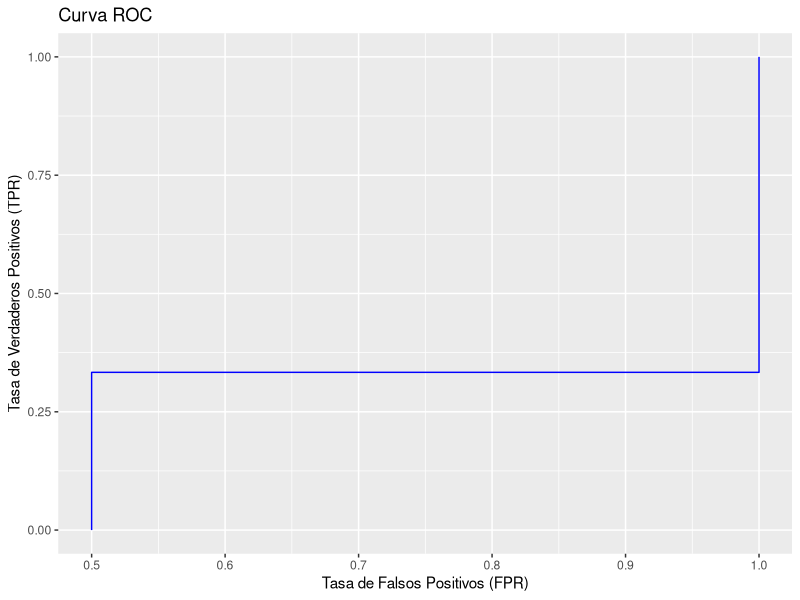
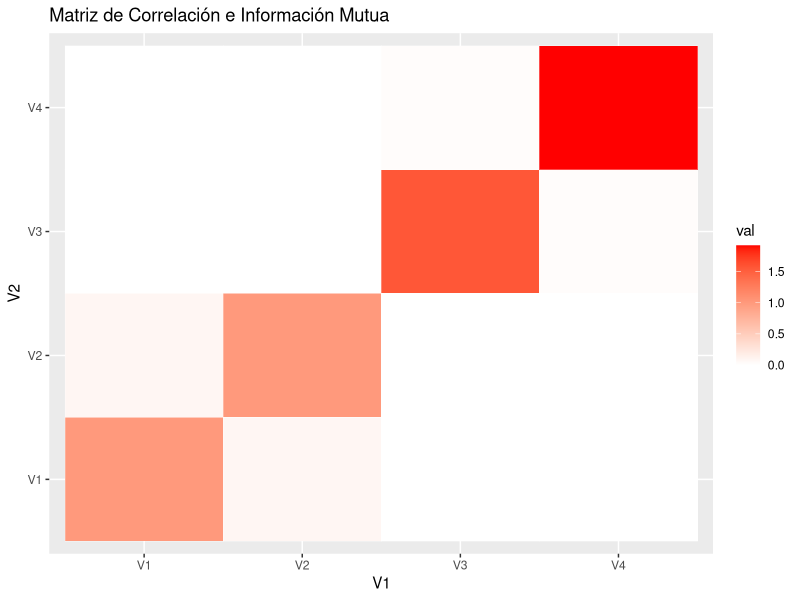

Write the R code that produced these figures, in order.
## ---- chunk 1
knitr::opts_chunk$set(echo = TRUE)
## ---- chunk 2
discretize_v <- function(x, num.bins = NULL, method = 1, cut.points = NULL) {
  # Se convierte la variable x en un vector (as.matrix) y se crea un vector con 0 para el atributo discretizado
  atributo <- as.matrix(x)
  atributo_discretizado <- matrix(0, nrow = nrow(atributo), ncol = 1)
  
  # Si cut.points está vacío, se tiene en cuenta el párametro "method"
  if (is.null(cut.points)){
    
    # Vector de ceros para guardar los puntos de corte
    cortes <- matrix(0, nrow = as.numeric(num.bins+1), ncol = 1)
    
    # Método igual anchura (uniformemente distribuidos en el rango de los valores)
    if (method == 1){
      
      #Se calcula el valor entre los intervalos
      valor_min <- min(atributo)
      valor_max <- max(atributo)
      valor_intervalo <- (valor_max - valor_min) / num.bins
      
      # Se calculan los cortes con esos intervalos
      for (i in 1:num.bins) {
        cortes[i+1,] <- valor_min + i * valor_intervalo
      }
      
      # Se añaden -infinito e infinito al principio y final de los cortes para poder utilizarlo con futuros datos
      cortes[1,] <- -Inf
      cortes[num.bins+1,]<-Inf
      
      # Si el valor de la variable está dentro del intervalo, se le asigna ese intervalo (I + número de intervalo)
      for (i in 1:num.bins) {
        for (n in 1:nrow(atributo_discretizado)){
          if(atributo[n,] > cortes[i] & atributo[n,] <= cortes[i+1]){
            atributo_discretizado[n,] <- paste("I", i, sep = "")
            }
          }
        }
      }

    # Método igual frecuencia (misma cantidad de valores en los intervalos)
    else if (method == 2) {
      
      # Calcular el valor entero y el del residuo de la división entre la cantidad de elementos y la cantidad de intervalos (para saber si son mútliplos o no)
      valor_entero <- nrow(atributo)%/%num.bins
      valor_residuo <- nrow(atributo)%%num.bins
      
      # Ordenar los valores del atributo
      valores_ordenados <- order(atributo)
      
      cont <- 0
      
      # Se crea un vector de 1s para guardar la secuencia de índices de los datos que servirá para dividirlos después en intervalos
      seq <- matrix(1, nrow = num.bins + 1, ncol = 1)
      
      # Se le dan valores a la secuencia: El primer valor será el índice 1 (el valor más pequeño)
      # Se le irá sumando el valor entero de la división, que será la cantidad de elementos que habrá en cara intervalo
      # Se consiguen los índices que definen los intervalos
      for (i in 1:num.bins){
        seq[i+1,] <- seq[i,] + valor_entero
      }
      
      # Si la cantidad de intervalso y la cantidad de elementos en la variable no son múltiplos, se imprimirá una advertencia. 
      # Los primeros "valor_residuo" intervalos tendrán un elemento más que el resto
        if (valor_residuo!=0){
          print("¡Cuidado! El número de elementos en la variable no es multiplo de la cantidad de intervalos")
          
          # Se calcula la nueva sequencia para que los primeros intervalos tengan un elemento más
           for (res in 1:valor_residuo){
            seq[(res+1):nrow(seq),] <- seq[(res+1):nrow(seq),] + 1
        }
      }
      
      for (i in 1:(nrow(seq)-1)){
        cont <- cont + 1
        
        # Se calculan los índices de los elementos para cada intervalo
        indices<-valores_ordenados[seq[i,]:(seq[i+1,]-1)]
        
        # A los valores con esos índices se les asigna ese intervalo
        atributo_discretizado[indices] <- paste("I", cont, sep = "")
            
        # Se guarda el valor máximo del intervalo actual como un punto de corte
        max_valor <- max(atributo[indices])
        cortes[cont+1,] <- max_valor
        }
      
      # Se les agrega -infinito e infinito al principio y final
      cortes[nrow(cortes),1] <- Inf
      cortes[1,] <- -Inf
  }

    # Si se le dá a la función los puntos de corte, se utiliza ese dato (se ignora el método seleccionado)
    else{
      cut.points <- as.matrix(cut.points)
      
      # Se crea una matriz de 0s para adaptar los cortes devueltos
      cortes <- matrix(0, nrow = nrow(cut.points)+2, ncol = 1)
      
      # Se añade -infinito e infinito
      cortes[1] <- -Inf
      cortes[nrow(cut.points)+2] <- Inf
    
      # Se añaden los puntos de corte
      for(c in 1:nrow(cut.points)){
        cortes[c+1]<-cut.points[c]
      }
  
      # Con esos puntos de corte, se le asigna a cada valor un intervalo
      for (i in 1:nrow(cortes)) {
        for (n in 1:nrow(atributo_discretizado)){
          if(atributo[n,] > cortes[i] & atributo[n,] <= cortes[i+1]){
            atributo_discretizado[n,] <- paste("I", i, sep = "")
          }
        }
      }
    }
  }
  return(list(variable = atributo_discretizado, cortes = cortes))
}
## ---- chunk 3
variable <-sample(1:10, 10)
discretize_v(variable, num.bins = 3, method = 1)
## ---- chunk 4
discretize_v(variable, num.bins = 4, method = 2)
## ---- chunk 5
discretize_dataset <- function(x, num.bins = NULL, method = 1, cut.points = NULL) {
  dataset <- as.matrix(x)
  
  # Se crea una matriz de 0s para guardar los valores del dataset discretizado y de los cortes
  dataset_discretizado <- matrix(0, nrow = nrow(dataset), ncol = ncol(dataset))
  cortes <- matrix(0, nrow = (num.bins + 1), ncol=ncol(dataset))

  # La discretización se hace por columnas
  for (l in 1:ncol(dataset)){ 
    
    # Se calcula el atributo (la columna) que se va a discretizar
    atributo <- as.matrix(dataset[,l])
    
    # Se utiliza la función para discretizar variables para conseguir los intervalos y los puntos de corte de la columna actual
    resultado <- discretize_v(atributo, num.bins = num.bins, method = method, cut.points = cut.points)
    dataset_discretizado[,l] <- resultado$variable
    cortes[,l] <- resultado$cortes
  }
  return(list(dataset_discretizado, cortes))
}
## ---- chunk 6
x <- data.frame(V1 = sample(1:100, 10, replace = TRUE),
V2 = runif(10, min = 0, max = 1),
V3 = rnorm(10, mean = 50, sd = 10))

discretize_dataset(x, num.bins = 3, method = 1)
## ---- chunk 7
discretize_dataset(x, num.bins = 5, method = 2)
## ---- chunk 8
metrics <- function(dataset, clase_bin){
  # Se crean vectores vacíos para guardar los resultados de las métricas
  v <- c() # Para guardar las varianzas
  a <- c() # Para los AUC
  e <- c() # Para la entropía
  
  # Se crean vectores vacíos para guardar los números de columna al que pertenecen las métricas
  colv <- c() # Para las columnas de las varianzas
  cole <- c() # Para los de la entropía
  cola <- c() # Para los del AUC

  # Se calcularán las métricas por columna: atributo = columna actual
  for (j in 1:ncol(dataset)) {
    atributo <- as.matrix(dataset[,j])
    
    # Si la clase de dato es "integer" o "factor" (variables contínuas), se calculará el AUC y la varianza
    if (atributo[1,] - as.integer(atributo[1,]) !=0){
      
      # Se utiliza la función para calcular la varianza implementada más adelante y se cuarda el resultado en el vector
      v <- c(v, varianzas_function(atributo))
      
      # Se guarda el número de columna en el vector
      colv <- c(colv, j)
      
      # Se crea la matriz con el atributo y la clase binaria para pasársela a la función implementada más adelante para calcular el AUC
      data_auc <- matrix(0, nrow = nrow(atributo), ncol = 2)
      data_auc[,1] <- atributo
      data_auc[,2] <- as.matrix(clase_bin)
      
      # Se calcula el AUC y se guarda en el vector
      a <- c(a, auc_function(data_auc)$AUC)
      
      # Se guarda el número de columna
      cola <- c(cola, j)
    }
    
    # Si la clase de datos es discreta, se calculará la entropía
    else{
      
      # Se calcula la entroía con la funciónimplementada más adelante y se guarda el valor en el vector
      e <- c(e, entropy_function(atributo))
      
      # Se guarda el número de columna
      cole <- c(cole, j)
    }
    
    # Se crean listas con las métricas calculadas y sus columnas
    entropy <- list(value = e, col = cole)
    auc <- list(value = a, col = cola)
    varianza <- list(value = v, col = colv)

  }
  return(list(varianza = varianza, auc = auc, entropy = entropy))
}


# Función para calcular la varianza
varianzas_function <- function(atributo) {

  # Calcular la media de la columna
  media <- sum(atributo) / length(atributo)

  sum_square <- 0
  
  # Calcular la suma de los cuadrados de las diferencias con la media
  for (i in 1:length(atributo)) {
    sum_square <- sum_square + (atributo[i] - media)^2
  }

  # Calcular la varianza
  varianza <- sum_square / (length(atributo) - 1)

  return(varianza)
}


# Función para calcular la entropía
entropy_function <- function(x) {
  
  # Se consiguen los valores únicos y la cantidad de elementos en la variable (n)
  valores <- unique(x)
  n <- length(x)
  
  # Se crea un vector de 0s para guarar las probabilidades
  probabilidades <- matrix(0, nrow = length(valores), ncol = 1)

  # Se calcula las probabilidad de cada valor único (el porcentaje de ese elemento en la variable)
  for (i in 1:length(valores)) {
    c <- 0
    for (j in 1:n) {
      if (x[j] == valores[i]) {
        c <- c + 1
      }
    }
    probabilidades[i] <- c / n
  }

  # Se calcula la entropía
  entropia <- 0
  for (p in probabilidades) {
    entropia <- entropia - p * (log(p) / log(2))
  }
  return(entropia)
}


# Función para calcular el AUC
auc_function <- function(dataset) {
  
  # Ordenar el dataset (la primera columna con los valores de la variable)
  dataset_ordenada <- dataset[order(dataset[,1], decreasing = TRUE), ]
   
  # Calcular la cantidad de positivos (sumando la cantidad de TRUE) y la cantidad de negativos (FALSE)
  num_positivos <- sum(dataset_ordenada[,2] == TRUE)
  num_negativos <- sum(dataset_ordenada[,2] == FALSE)

  TP <- 0
  FP <- 0
  TPRs <- c()
  FPRs <- c()

  # Se calcula la media de la variable. Los elementos mayores que la media serán considerados como positivos y los menores como negativos
  media <- sum(dataset_ordenada[,0])/nrow(dataset_ordenada)
  
  for (i in 1:nrow(dataset_ordenada)) {
    # Se calcula la cantidad de true positives (los elementos predichos como TRUE y que son en realdiad TRUE)
    if (dataset_ordenada[i, 1] >= media){
      if (dataset_ordenada[i, 2] == TRUE) {
        TP <- TP + 1
      }
    # Se calcula la cantidad de false positives (los elementos predichos como TRUE y que son en realdiad FALSE)
      else {
        FP <- FP + 1
      }
    }

    # Se calcula el ratio de los true positives y de los false positives
    TPR <- TP / num_positivos
    FPR <- FP / num_negativos
  
    TPRs <- c(TPRs, TPR)
    FPRs <- c(FPRs, FPR)
  }

  # Calcular el AUC usando el método del trapecio: sumar al AUC anterior la base (el ratio de falsos positivos) * la altura (el ratio del verdadero positivo)
  AUC <- 0
  for (i in 2:length(TPRs)) {
    base <- FPRs[i] - FPRs[i - 1]
    altura <- (TPRs[i] + TPRs[i - 1]) / 2
    AUC <- AUC + base * altura
  }
  return(list(TPR = TPRs, FPR = FPRs, AUC = AUC))
 }
## ---- chunk 9
df <- data.frame(
continua1 = c(1.5, 2.3, 3.1, 4.6, 5.8),
continua2 = c(10.2, 15.6, 20.1, 25.5, 30.0),
discreta1 = c(1, 2, 3, 4, 5))
clase <- c(TRUE, TRUE, FALSE, TRUE, FALSE)

metrics(df, clase_bin = clase)
## ---- chunk 10
# Función para normalizar una variable
normalizar_variable <- function(variable) {
  
  # Solo se normaliza la variable si es numerica
  if (class(variable) == "numeric"){
    
    # Se normaliza la variable utilizandoel método max - min
    variable_normalizada <- as.matrix(variable - min(variable))/(max(variable - min(variable)))
  }
  return (variable_normalizada)
}
## ---- chunk 11
variable <- c(1.5, 2.3, 3.1, 4.6, 5.8)

normalizar_variable(variable)
## ---- chunk 12
# Función para normalizar un dataset
normalizar_dataset <- function(dataset) {
  
  # Se hace una copia del dataset que se quiere normalizar
  dataset_normalizado <- dataset
  for (j in 1:length(dataset)) {
      
    # se calcula la variable normalizada con la función implementada anteriormente y se guarda en la columna actual
    dataset_normalizado[,j] <- normalizar_variable(dataset[,j])
  }
  return(dataset_normalizado)
}
## ---- chunk 13
df <- data.frame(
V1 = c(1.5, 2.3, 3.1, 4.6, 5.8),
V2 = c(10.2, 15.6, 20.1, 25.5, 30.0),
V3 = c(1.1, 2.2, 1.3, 1.4, 0.95))

normalizar_dataset(df)
## ---- chunk 14
# Función para estandarizar una variable
estandarizar_variable <- function(variable) {
  
  # Solo se estandarizan las variables numéricas
  if (class(variable) == "numeric"){
    
    # Se estandariza la variable eliminando a cada elemento la media y dividiéndolo por la desviación estandar
    variable_estandarizada <- (variable - mean(variable)) / sqrt(sum((variable - mean(variable))^2))
  }
  return (as.matrix(variable_estandarizada))
}
## ---- chunk 15
variable <- c(1.5, 2.3, 3.1, 4.6, 5.8)

estandarizar_variable(variable)
## ---- chunk 16
# Función para estandarizar un dataset
estandarizar_dataset <- function(dataset) {
  
  # Se hace una copia del dataset que se quiere estandarizar
  dataset_estandarizado <- dataset
  
  for (j in 1:length(dataset)) {
    
    # Se estandariza la columna del dataset utilizando la función implementada anteriormente
    dataset_estandarizado[,j] <- estandarizar_variable(dataset[,j])
  }
  return(dataset_estandarizado)
}
## ---- chunk 17
df <- data.frame(
V1 = c(1.5, 2.3, 3.1, 4.6, 5.8),
V2 = c(10.2, 15.6, 20.1, 25.5, 30.0),
V3 = c(1.1, 2.2, 1.3, 1.4, 0.95))

estandarizar_dataset(df)
## ---- chunk 18
# Función para filtrar un dataset en base a una métrica y una condición
filtrar_dataset <- function (dataset, clase_bin = NULL, metric = "entropia", condition = ">1"){
  
  # Se divide la condición (string) por carácteres
  condition <- strsplit(condition,"")
  
  # Se genera un operador matemático con el primer caracter
  operador <- match.fun(condition[[1]][1])
  
  # Se consigue el valor de la condición con el segundo caracter y se convierte en número
  valor <-  as.numeric(paste(condition[[1]][2:length(condition[[1]])], collapse = ""))
  
  # Se calculan las métricas con la función implementada anteriormente
  results <- metrics(dataset, clase_bin)
  
  columnas <- c()
  count <- 1

  # Si la métrica elegida es la entropía:
  if (metric == "entropia"){
    
    # Se guarda las entropías calculadas y sus columnas
    entropias <- results$entropy$value
    col <- results$entropy$col
    
    # Por cada valor de entropía (cantidad de variables discretas) se ve si cumple la condición establecida
    for (e in entropias){
      if (operador(e, valor)){
        
        # Se guardan solo las columnas que cumplan la condición
        columnas <- c(columnas, col[count])
      }
      # Se sigue un contador para saber qué columna cumplen la condición
      count <- count + 1
    }
  }

  # Si la métrica elegida es el AUC
  else if (metric == "AUC"){
    
    # Se guardan los resultados del AUC y sus columnas
    AUC <- results$auc$value
    col <- results$auc$col
    
    # Por cada AUC calculado, se ve si cumple la condición establecida
    for (a in AUC){
      if (operador(a, valor)){
        
        # Se guardan solo las columnas que cumplen la condición
        columnas <- c(columnas, col[count])
      }
      count <- count + 1
    }
  }
  
  # Si la métrica elegida es la varianza 
  else if (metric == "varianza"){
    
    # Se guardan los resultados de las varianzas y las columnas
    varianza <- results$varianza$value
    col <- results$varianza$col
    
    # Por cada varianza se ve si cumplen la condición y se guaran las columnas de las que la cumplen
    for (v in varianza){
      if (operador(v, valor)){
        columnas <- c(columnas, col[count])
      }
      count <- count + 1
    }
  }
  
  # Se genera un dataset filtrado con las columnas de las que se ha calculado la métrica y que cumplan la condición
  dataset_filtrado <- as.matrix(dataset[,columnas])

  return(dataset_filtrado)
}
## ---- chunk 19
df <- data.frame(
V1 = c(1.5, 2.3, 3.1, 4.6, 5.8),
V2 = c(10.2, 15.6, 20.1, 25.5, 30.0),
V3 = c(1, 2, 3, 4, 5))
clase <- c(TRUE, TRUE, FALSE, TRUE, FALSE)

filtrar_dataset(df, clase_bin = clase, metric = "AUC", condition = ">0.1")
## ---- chunk 20
# Función para calcular la correlación y la información mútua
calcular_correlacion_mutua <- function(dataset) {
  n <- ncol(dataset)
  
  # Se crea una matriz de 0s para guardar los resultados
  correlacion_matriz <- matrix(0, ncol = n, nrow = n)
  colnames(correlacion_matriz) <- names(dataset)
  rownames(correlacion_matriz) <- names(dataset)

  for (i in 1:n) {
    for (j in i:n) {
      if (class(dataset[[i]])=="numeric" && class(dataset[[j]])=="numeric") {
        
        # Se calcula la correlación de Pearson para variables continuas con la función creada más adelante
        correlacion_matriz[i, j] <- calcular_pearson(dataset[[i]], dataset[[j]])
        
      } else if (class(dataset[[i]])=="factor" && class(dataset[[j]])=="factor") {
        
        # Se calcula la información mutua para variables categóricas con la función creada más adelante
        correlacion_matriz[i, j] <- informacion_mutua(dataset[[i]], dataset[[j]])
      } 
      
      # La matriz es simétrica, por lo que se rellenan los datos faltantes de esa forma
      correlacion_matriz[j, i] <- correlacion_matriz[i, j]  
    }
  }
  return(correlacion_matriz)
}

# Función para calcular la información mutua
informacion_mutua <- function(x, y) {
  
  # Se obtienen los valores únicos para la x y la y
  valores_x <- unique(x)
  valores_y <- unique(y)
  
  n <- length(x)
  info_mutua <- 0

  # Se calculan las frecuencias conjuntas y marginales
  for (vx in valores_x) {
    for (vy in valores_y) {
      p_xy <- sum(x == vx & y == vy) / n
      p_x <- sum(x == vx) / n
      p_y <- sum(y == vy) / n
      
      # Se calcula la información mutua
      info_mutua <- info_mutua + p_xy * log2(p_xy / (p_x * p_y)+ 1e-20) # Se suma un pequeño número para evitar indeterminacioens
    }
  }
  return(info_mutua)
}

# Función para calcular la correlación de Pearson
calcular_pearson <- function(x, y) {
  n <- length(x)
  
  # Se calcula la media de x e y
  media_x <- sum(x) / n
  media_y <- sum(y) / n
  
  # Se calcula la covarianza entre x e y
  covarianza <- sum((x - media_x) * (y - media_y))
  
  # Se calcula la desviación estandar de x e y
  desviacion_x <- sqrt(sum((x - media_x)^2))
  desviacion_y <- sqrt(sum((y - media_y)^2))

  # Se calcula la correlación entre x e y 
  correlacion <- covarianza / (desviacion_x * desviacion_y)
  return(correlacion)
}
## ---- chunk 21
df <- data.frame(
V1 = rnorm(100),
V2 = rnorm(100),
V3 = factor(sample(1:3, 100, replace = TRUE)),
V4 = factor(sample(1:4, 100, replace = TRUE)))

calcular_correlacion_mutua(df)
## ---- chunk 22
# Función para visualizar la curva ROC
plot_auc <- function(atributo, clase_bin){

  # Instala y carga ggplot2 si es necesario
  if(!require(ggplot2)) install.packages("ggplot2")
  library(ggplot2)

  # Se crea un dataset con los valores de la variable y la clase binaria
  data_auc <- matrix(0, nrow = nrow(as.matrix(atributo)), ncol = 2)
  data_auc[,1] <- atributo
  data_auc[,2] <- as.matrix(clase_bin)
  
  # Se calcula el AUC con la función implementada anteriormente
  resultado <- auc_function(data_auc)
  
  # Se calcula la curva ROC (el valor de X es FPR y el valor de y el TPR)
  roc_data <- data.frame(FPR = resultado$FPR, TPR = resultado$TPR)

  # Se plotea la curva ROC
  ggplot(roc_data, aes(x = FPR, y = TPR)) +
    geom_line(color = "blue") +
    ylim(0, 1) +
    labs(title = "Curva ROC", x = "Tasa de Falsos Positivos (FPR)", y = "Tasa de Verdaderos Positivos (TPR)")
}
## ---- chunk 23
atributo = c(1.5, 2.3, 3.1, 4.6, 5.8)
clase <- c(TRUE, TRUE, FALSE, TRUE, FALSE)

plot_auc(atributo, clase_bin = clase)
## ---- chunk 24
plot_info_mutua <- function(df){
  # Se instala y carga el paquete ggplot2 si es necesario
  if(!require(ggplot2)) install.packages("ggplot2")
  library(ggplot2)

  # Se calcula la matriz de correlación/información mútua con la función implementada anteriormente
  correlation_matrix <- calcular_correlacion_mutua(df)

  # Se crea un dataframe vacío para reorganizar los datos a un formato adecuado para plotearlo
  cor_mutua_df <- data.frame(NULL)

# Se rellena el data frame con los datos de la matriz,
  for (i in 1:nrow(correlation_matrix)) {
    for (j in 1:ncol(correlation_matrix)) {
      cor_mutua_df <- rbind(cor_mutua_df, data.frame(
        V1 = rownames(correlation_matrix)[i], 
        V2 = colnames(correlation_matrix)[j],
        val = correlation_matrix[i, j]))
    }
  }

  # Se plotea la matriz de correlación/información mútua
  ggplot(data = cor_mutua_df, aes(x = V1, y = V2, fill = val)) +
    geom_tile(color = "white") +
    scale_fill_gradient2(low = "blue", mid = "white", high = "red", midpoint = 0) +
    labs(title = "Matriz de Correlación e Información Mutua")
}
## ---- chunk 25
df <- data.frame(
V1 = rnorm(100),
V2 = rnorm(100),
V3 = factor(sample(1:3, 100, replace = TRUE)),
V4 = factor(sample(1:4, 100, replace = TRUE)))

plot_info_mutua(df)
